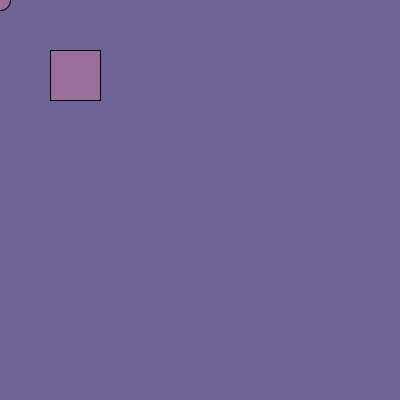
Frame 1 (no input)
Frame 60 (the mouse pressed at the canvas centre just before this capture): identical to frame 1, image omitted
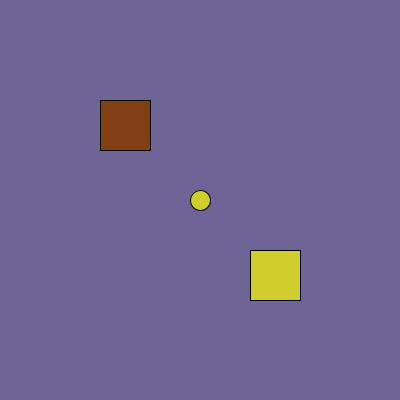
Frame 120 (the mouse held since frame 60 and released just before this capture)

The Processing sketch that drew these frames (run headless with seeded random() and noise(); from frame 60 on, the mouse is pressed at the canvas centre):

// Processing sketch: processing_75975
// ── processing_75975.pde

void setup()
{
  size(400, 400);
}

int rectx = 50;
int recty = 50;
void draw()
{
  if (mousePressed == false) {
    background(110, 100, 150);
    rect(mouseX-2*rectx, mouseY-2*recty, rectx, recty);
    fill(155, 110, 155);
    rect(mouseX+rectx, mouseY+recty, rectx, recty);
    ellipse(mouseX, mouseY, 20, 20);
    fill(155, 0, 155);
  }
    else {
    
    background(110,100,150);
    rect(mouseX-2*rectx, mouseY-2*recty, rectx, recty);
    fill(random(255),random(255),random(255));
    rect(mouseX+rectx, mouseY+recty, rectx, recty);
    ellipse(mouseX,mouseY,20,20);
    fill(random(255),random(255),random(255));
    }
}
